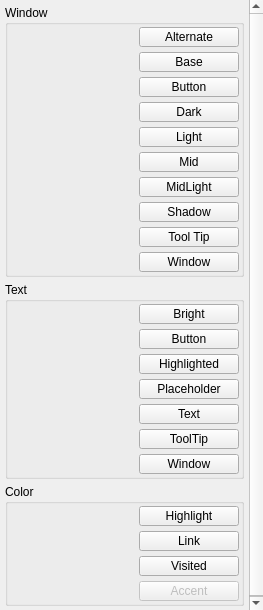
<?xml version="1.0" encoding="UTF-8"?>
<ui version="4.0">
 <class>theme_view_widget</class>
 <widget class="QWidget" name="theme_view_widget">
  <property name="geometry">
   <rect>
    <x>0</x>
    <y>0</y>
    <width>263</width>
    <height>610</height>
   </rect>
  </property>
  <property name="sizePolicy">
   <sizepolicy hsizetype="Ignored" vsizetype="Ignored">
    <horstretch>0</horstretch>
    <verstretch>0</verstretch>
   </sizepolicy>
  </property>
  <layout class="QVBoxLayout" name="picker_widget_layout">
   <property name="spacing">
    <number>0</number>
   </property>
   <property name="leftMargin">
    <number>0</number>
   </property>
   <property name="topMargin">
    <number>0</number>
   </property>
   <property name="rightMargin">
    <number>0</number>
   </property>
   <property name="bottomMargin">
    <number>0</number>
   </property>
   <item>
    <widget class="QScrollArea" name="scroll_area">
     <property name="sizePolicy">
      <sizepolicy hsizetype="Ignored" vsizetype="Ignored">
       <horstretch>0</horstretch>
       <verstretch>0</verstretch>
      </sizepolicy>
     </property>
     <property name="frameShape">
      <enum>QFrame::NoFrame</enum>
     </property>
     <property name="frameShadow">
      <enum>QFrame::Plain</enum>
     </property>
     <property name="lineWidth">
      <number>0</number>
     </property>
     <property name="verticalScrollBarPolicy">
      <enum>Qt::ScrollBarAsNeeded</enum>
     </property>
     <property name="horizontalScrollBarPolicy">
      <enum>Qt::ScrollBarAlwaysOff</enum>
     </property>
     <property name="widgetResizable">
      <bool>true</bool>
     </property>
     <widget class="QWidget" name="contents">
      <property name="geometry">
       <rect>
        <x>0</x>
        <y>0</y>
        <width>263</width>
        <height>610</height>
       </rect>
      </property>
      <layout class="QVBoxLayout" name="contents_layout">
       <property name="spacing">
        <number>5</number>
       </property>
       <property name="leftMargin">
        <number>5</number>
       </property>
       <property name="topMargin">
        <number>5</number>
       </property>
       <property name="rightMargin">
        <number>5</number>
       </property>
       <property name="bottomMargin">
        <number>5</number>
       </property>
       <item>
        <widget class="QGroupBox" name="group_window">
         <property name="sizePolicy">
          <sizepolicy hsizetype="Ignored" vsizetype="Preferred">
           <horstretch>0</horstretch>
           <verstretch>0</verstretch>
          </sizepolicy>
         </property>
         <property name="title">
          <string>Window</string>
         </property>
         <property name="flat">
          <bool>true</bool>
         </property>
         <layout class="QGridLayout" name="group_window_layout">
          <property name="leftMargin">
           <number>2</number>
          </property>
          <property name="topMargin">
           <number>2</number>
          </property>
          <property name="rightMargin">
           <number>2</number>
          </property>
          <property name="bottomMargin">
           <number>2</number>
          </property>
          <property name="spacing">
           <number>5</number>
          </property>
          <item row="0" column="1">
           <widget class="QPushButton" name="window_alternate">
            <property name="sizePolicy">
             <sizepolicy hsizetype="Preferred" vsizetype="Preferred">
              <horstretch>0</horstretch>
              <verstretch>0</verstretch>
             </sizepolicy>
            </property>
            <property name="maximumSize">
             <size>
              <width>100</width>
              <height>20</height>
             </size>
            </property>
            <property name="focusPolicy">
             <enum>Qt::NoFocus</enum>
            </property>
            <property name="text">
             <string>Alternate</string>
            </property>
            <property name="checkable">
             <bool>false</bool>
            </property>
           </widget>
          </item>
          <item row="1" column="0">
           <widget class="QWidget" name="dw_base" native="true">
            <property name="sizePolicy">
             <sizepolicy hsizetype="Ignored" vsizetype="Preferred">
              <horstretch>0</horstretch>
              <verstretch>0</verstretch>
             </sizepolicy>
            </property>
           </widget>
          </item>
          <item row="9" column="0">
           <widget class="QWidget" name="dw_window" native="true">
            <property name="sizePolicy">
             <sizepolicy hsizetype="Ignored" vsizetype="Preferred">
              <horstretch>0</horstretch>
              <verstretch>0</verstretch>
             </sizepolicy>
            </property>
           </widget>
          </item>
          <item row="5" column="1">
           <widget class="QPushButton" name="window_mid">
            <property name="sizePolicy">
             <sizepolicy hsizetype="Preferred" vsizetype="Preferred">
              <horstretch>0</horstretch>
              <verstretch>0</verstretch>
             </sizepolicy>
            </property>
            <property name="maximumSize">
             <size>
              <width>100</width>
              <height>20</height>
             </size>
            </property>
            <property name="focusPolicy">
             <enum>Qt::NoFocus</enum>
            </property>
            <property name="text">
             <string>Mid</string>
            </property>
            <property name="checkable">
             <bool>false</bool>
            </property>
           </widget>
          </item>
          <item row="4" column="1">
           <widget class="QPushButton" name="window_light">
            <property name="sizePolicy">
             <sizepolicy hsizetype="Preferred" vsizetype="Preferred">
              <horstretch>0</horstretch>
              <verstretch>0</verstretch>
             </sizepolicy>
            </property>
            <property name="maximumSize">
             <size>
              <width>100</width>
              <height>20</height>
             </size>
            </property>
            <property name="focusPolicy">
             <enum>Qt::NoFocus</enum>
            </property>
            <property name="text">
             <string>Light</string>
            </property>
            <property name="checkable">
             <bool>false</bool>
            </property>
           </widget>
          </item>
          <item row="3" column="1">
           <widget class="QPushButton" name="window_dark">
            <property name="sizePolicy">
             <sizepolicy hsizetype="Preferred" vsizetype="Preferred">
              <horstretch>0</horstretch>
              <verstretch>0</verstretch>
             </sizepolicy>
            </property>
            <property name="maximumSize">
             <size>
              <width>100</width>
              <height>20</height>
             </size>
            </property>
            <property name="focusPolicy">
             <enum>Qt::NoFocus</enum>
            </property>
            <property name="text">
             <string>Dark</string>
            </property>
            <property name="checkable">
             <bool>false</bool>
            </property>
           </widget>
          </item>
          <item row="2" column="1">
           <widget class="QPushButton" name="window_button">
            <property name="sizePolicy">
             <sizepolicy hsizetype="Preferred" vsizetype="Preferred">
              <horstretch>0</horstretch>
              <verstretch>0</verstretch>
             </sizepolicy>
            </property>
            <property name="maximumSize">
             <size>
              <width>100</width>
              <height>20</height>
             </size>
            </property>
            <property name="focusPolicy">
             <enum>Qt::NoFocus</enum>
            </property>
            <property name="text">
             <string>Button</string>
            </property>
            <property name="checkable">
             <bool>false</bool>
            </property>
           </widget>
          </item>
          <item row="8" column="0">
           <widget class="QWidget" name="dw_tool_tip" native="true">
            <property name="sizePolicy">
             <sizepolicy hsizetype="Ignored" vsizetype="Preferred">
              <horstretch>0</horstretch>
              <verstretch>0</verstretch>
             </sizepolicy>
            </property>
           </widget>
          </item>
          <item row="5" column="0">
           <widget class="QWidget" name="dw_mid" native="true">
            <property name="sizePolicy">
             <sizepolicy hsizetype="Ignored" vsizetype="Preferred">
              <horstretch>0</horstretch>
              <verstretch>0</verstretch>
             </sizepolicy>
            </property>
           </widget>
          </item>
          <item row="8" column="1">
           <widget class="QPushButton" name="window_tool_tip">
            <property name="sizePolicy">
             <sizepolicy hsizetype="Preferred" vsizetype="Preferred">
              <horstretch>0</horstretch>
              <verstretch>0</verstretch>
             </sizepolicy>
            </property>
            <property name="maximumSize">
             <size>
              <width>100</width>
              <height>20</height>
             </size>
            </property>
            <property name="focusPolicy">
             <enum>Qt::NoFocus</enum>
            </property>
            <property name="text">
             <string>Tool Tip</string>
            </property>
            <property name="checkable">
             <bool>false</bool>
            </property>
           </widget>
          </item>
          <item row="1" column="1">
           <widget class="QPushButton" name="window_base">
            <property name="sizePolicy">
             <sizepolicy hsizetype="Preferred" vsizetype="Preferred">
              <horstretch>0</horstretch>
              <verstretch>0</verstretch>
             </sizepolicy>
            </property>
            <property name="maximumSize">
             <size>
              <width>100</width>
              <height>20</height>
             </size>
            </property>
            <property name="focusPolicy">
             <enum>Qt::NoFocus</enum>
            </property>
            <property name="text">
             <string>Base</string>
            </property>
            <property name="checkable">
             <bool>false</bool>
            </property>
           </widget>
          </item>
          <item row="6" column="1">
           <widget class="QPushButton" name="window_midlight">
            <property name="sizePolicy">
             <sizepolicy hsizetype="Preferred" vsizetype="Preferred">
              <horstretch>0</horstretch>
              <verstretch>0</verstretch>
             </sizepolicy>
            </property>
            <property name="maximumSize">
             <size>
              <width>100</width>
              <height>20</height>
             </size>
            </property>
            <property name="focusPolicy">
             <enum>Qt::NoFocus</enum>
            </property>
            <property name="text">
             <string>MidLight</string>
            </property>
            <property name="checkable">
             <bool>false</bool>
            </property>
           </widget>
          </item>
          <item row="3" column="0">
           <widget class="QWidget" name="dw_dark" native="true">
            <property name="sizePolicy">
             <sizepolicy hsizetype="Ignored" vsizetype="Preferred">
              <horstretch>0</horstretch>
              <verstretch>0</verstretch>
             </sizepolicy>
            </property>
           </widget>
          </item>
          <item row="9" column="1">
           <widget class="QPushButton" name="window_window">
            <property name="sizePolicy">
             <sizepolicy hsizetype="Preferred" vsizetype="Preferred">
              <horstretch>0</horstretch>
              <verstretch>0</verstretch>
             </sizepolicy>
            </property>
            <property name="maximumSize">
             <size>
              <width>100</width>
              <height>20</height>
             </size>
            </property>
            <property name="focusPolicy">
             <enum>Qt::NoFocus</enum>
            </property>
            <property name="text">
             <string>Window</string>
            </property>
            <property name="checkable">
             <bool>false</bool>
            </property>
           </widget>
          </item>
          <item row="7" column="0">
           <widget class="QWidget" name="dw_shadow" native="true">
            <property name="sizePolicy">
             <sizepolicy hsizetype="Ignored" vsizetype="Preferred">
              <horstretch>0</horstretch>
              <verstretch>0</verstretch>
             </sizepolicy>
            </property>
           </widget>
          </item>
          <item row="2" column="0">
           <widget class="QWidget" name="dw_button" native="true">
            <property name="sizePolicy">
             <sizepolicy hsizetype="Ignored" vsizetype="Preferred">
              <horstretch>0</horstretch>
              <verstretch>0</verstretch>
             </sizepolicy>
            </property>
           </widget>
          </item>
          <item row="4" column="0">
           <widget class="QWidget" name="dw_light" native="true">
            <property name="sizePolicy">
             <sizepolicy hsizetype="Ignored" vsizetype="Preferred">
              <horstretch>0</horstretch>
              <verstretch>0</verstretch>
             </sizepolicy>
            </property>
           </widget>
          </item>
          <item row="6" column="0">
           <widget class="QWidget" name="dw_midlight" native="true">
            <property name="sizePolicy">
             <sizepolicy hsizetype="Ignored" vsizetype="Preferred">
              <horstretch>0</horstretch>
              <verstretch>0</verstretch>
             </sizepolicy>
            </property>
           </widget>
          </item>
          <item row="7" column="1">
           <widget class="QPushButton" name="window_shadow">
            <property name="sizePolicy">
             <sizepolicy hsizetype="Preferred" vsizetype="Preferred">
              <horstretch>0</horstretch>
              <verstretch>0</verstretch>
             </sizepolicy>
            </property>
            <property name="maximumSize">
             <size>
              <width>100</width>
              <height>20</height>
             </size>
            </property>
            <property name="focusPolicy">
             <enum>Qt::NoFocus</enum>
            </property>
            <property name="text">
             <string>Shadow</string>
            </property>
            <property name="checkable">
             <bool>false</bool>
            </property>
           </widget>
          </item>
          <item row="0" column="0">
           <widget class="QWidget" name="dw_alternate" native="true">
            <property name="sizePolicy">
             <sizepolicy hsizetype="Ignored" vsizetype="Preferred">
              <horstretch>0</horstretch>
              <verstretch>0</verstretch>
             </sizepolicy>
            </property>
           </widget>
          </item>
         </layout>
        </widget>
       </item>
       <item>
        <widget class="QGroupBox" name="group_text">
         <property name="sizePolicy">
          <sizepolicy hsizetype="Ignored" vsizetype="Preferred">
           <horstretch>0</horstretch>
           <verstretch>0</verstretch>
          </sizepolicy>
         </property>
         <property name="title">
          <string>Text</string>
         </property>
         <property name="flat">
          <bool>true</bool>
         </property>
         <layout class="QGridLayout" name="group_text_layout">
          <property name="leftMargin">
           <number>2</number>
          </property>
          <property name="topMargin">
           <number>2</number>
          </property>
          <property name="rightMargin">
           <number>2</number>
          </property>
          <property name="bottomMargin">
           <number>2</number>
          </property>
          <property name="spacing">
           <number>5</number>
          </property>
          <item row="2" column="1">
           <widget class="QPushButton" name="text_highlighted">
            <property name="sizePolicy">
             <sizepolicy hsizetype="Preferred" vsizetype="Preferred">
              <horstretch>0</horstretch>
              <verstretch>0</verstretch>
             </sizepolicy>
            </property>
            <property name="maximumSize">
             <size>
              <width>100</width>
              <height>20</height>
             </size>
            </property>
            <property name="focusPolicy">
             <enum>Qt::NoFocus</enum>
            </property>
            <property name="text">
             <string>Highlighted</string>
            </property>
            <property name="checkable">
             <bool>false</bool>
            </property>
           </widget>
          </item>
          <item row="0" column="1">
           <widget class="QPushButton" name="text_bright">
            <property name="sizePolicy">
             <sizepolicy hsizetype="Preferred" vsizetype="Preferred">
              <horstretch>0</horstretch>
              <verstretch>0</verstretch>
             </sizepolicy>
            </property>
            <property name="maximumSize">
             <size>
              <width>100</width>
              <height>20</height>
             </size>
            </property>
            <property name="focusPolicy">
             <enum>Qt::NoFocus</enum>
            </property>
            <property name="text">
             <string>Bright</string>
            </property>
            <property name="checkable">
             <bool>false</bool>
            </property>
           </widget>
          </item>
          <item row="3" column="0">
           <widget class="QWidget" name="dt_placeholder" native="true">
            <property name="sizePolicy">
             <sizepolicy hsizetype="Ignored" vsizetype="Preferred">
              <horstretch>0</horstretch>
              <verstretch>0</verstretch>
             </sizepolicy>
            </property>
           </widget>
          </item>
          <item row="2" column="0">
           <widget class="QWidget" name="dt_highlighted" native="true">
            <property name="sizePolicy">
             <sizepolicy hsizetype="Ignored" vsizetype="Preferred">
              <horstretch>0</horstretch>
              <verstretch>0</verstretch>
             </sizepolicy>
            </property>
           </widget>
          </item>
          <item row="6" column="0">
           <widget class="QWidget" name="dt_window" native="true">
            <property name="sizePolicy">
             <sizepolicy hsizetype="Ignored" vsizetype="Preferred">
              <horstretch>0</horstretch>
              <verstretch>0</verstretch>
             </sizepolicy>
            </property>
           </widget>
          </item>
          <item row="4" column="0">
           <widget class="QWidget" name="dt_text" native="true">
            <property name="sizePolicy">
             <sizepolicy hsizetype="Ignored" vsizetype="Preferred">
              <horstretch>0</horstretch>
              <verstretch>0</verstretch>
             </sizepolicy>
            </property>
           </widget>
          </item>
          <item row="6" column="1">
           <widget class="QPushButton" name="text_window">
            <property name="sizePolicy">
             <sizepolicy hsizetype="Preferred" vsizetype="Preferred">
              <horstretch>0</horstretch>
              <verstretch>0</verstretch>
             </sizepolicy>
            </property>
            <property name="maximumSize">
             <size>
              <width>100</width>
              <height>20</height>
             </size>
            </property>
            <property name="focusPolicy">
             <enum>Qt::NoFocus</enum>
            </property>
            <property name="text">
             <string>Window</string>
            </property>
            <property name="checkable">
             <bool>false</bool>
            </property>
           </widget>
          </item>
          <item row="5" column="0">
           <widget class="QWidget" name="dt_tool_tip" native="true">
            <property name="sizePolicy">
             <sizepolicy hsizetype="Ignored" vsizetype="Preferred">
              <horstretch>0</horstretch>
              <verstretch>0</verstretch>
             </sizepolicy>
            </property>
           </widget>
          </item>
          <item row="4" column="1">
           <widget class="QPushButton" name="text_text">
            <property name="sizePolicy">
             <sizepolicy hsizetype="Preferred" vsizetype="Preferred">
              <horstretch>0</horstretch>
              <verstretch>0</verstretch>
             </sizepolicy>
            </property>
            <property name="maximumSize">
             <size>
              <width>100</width>
              <height>20</height>
             </size>
            </property>
            <property name="focusPolicy">
             <enum>Qt::NoFocus</enum>
            </property>
            <property name="text">
             <string>Text</string>
            </property>
            <property name="checkable">
             <bool>false</bool>
            </property>
           </widget>
          </item>
          <item row="0" column="0">
           <widget class="QWidget" name="dt_bright" native="true">
            <property name="sizePolicy">
             <sizepolicy hsizetype="Ignored" vsizetype="Preferred">
              <horstretch>0</horstretch>
              <verstretch>0</verstretch>
             </sizepolicy>
            </property>
           </widget>
          </item>
          <item row="1" column="1">
           <widget class="QPushButton" name="text_button">
            <property name="sizePolicy">
             <sizepolicy hsizetype="Preferred" vsizetype="Preferred">
              <horstretch>0</horstretch>
              <verstretch>0</verstretch>
             </sizepolicy>
            </property>
            <property name="maximumSize">
             <size>
              <width>100</width>
              <height>20</height>
             </size>
            </property>
            <property name="focusPolicy">
             <enum>Qt::NoFocus</enum>
            </property>
            <property name="text">
             <string>Button</string>
            </property>
            <property name="checkable">
             <bool>false</bool>
            </property>
           </widget>
          </item>
          <item row="5" column="1">
           <widget class="QPushButton" name="text_tool_tip">
            <property name="sizePolicy">
             <sizepolicy hsizetype="Preferred" vsizetype="Preferred">
              <horstretch>0</horstretch>
              <verstretch>0</verstretch>
             </sizepolicy>
            </property>
            <property name="maximumSize">
             <size>
              <width>100</width>
              <height>20</height>
             </size>
            </property>
            <property name="focusPolicy">
             <enum>Qt::NoFocus</enum>
            </property>
            <property name="text">
             <string>ToolTip</string>
            </property>
            <property name="checkable">
             <bool>false</bool>
            </property>
           </widget>
          </item>
          <item row="3" column="1">
           <widget class="QPushButton" name="text_placeholder">
            <property name="sizePolicy">
             <sizepolicy hsizetype="Preferred" vsizetype="Preferred">
              <horstretch>0</horstretch>
              <verstretch>0</verstretch>
             </sizepolicy>
            </property>
            <property name="maximumSize">
             <size>
              <width>100</width>
              <height>20</height>
             </size>
            </property>
            <property name="focusPolicy">
             <enum>Qt::NoFocus</enum>
            </property>
            <property name="text">
             <string>Placeholder</string>
            </property>
            <property name="checkable">
             <bool>false</bool>
            </property>
           </widget>
          </item>
          <item row="1" column="0">
           <widget class="QWidget" name="dt_button" native="true">
            <property name="sizePolicy">
             <sizepolicy hsizetype="Ignored" vsizetype="Preferred">
              <horstretch>0</horstretch>
              <verstretch>0</verstretch>
             </sizepolicy>
            </property>
           </widget>
          </item>
         </layout>
        </widget>
       </item>
       <item>
        <widget class="QGroupBox" name="group_color">
         <property name="sizePolicy">
          <sizepolicy hsizetype="Ignored" vsizetype="Preferred">
           <horstretch>0</horstretch>
           <verstretch>0</verstretch>
          </sizepolicy>
         </property>
         <property name="title">
          <string>Color</string>
         </property>
         <property name="flat">
          <bool>true</bool>
         </property>
         <layout class="QGridLayout" name="group_color_layout">
          <property name="leftMargin">
           <number>2</number>
          </property>
          <property name="topMargin">
           <number>2</number>
          </property>
          <property name="rightMargin">
           <number>2</number>
          </property>
          <property name="bottomMargin">
           <number>2</number>
          </property>
          <property name="spacing">
           <number>5</number>
          </property>
          <item row="2" column="0">
           <widget class="QWidget" name="dc_visited" native="true">
            <property name="sizePolicy">
             <sizepolicy hsizetype="Ignored" vsizetype="Preferred">
              <horstretch>0</horstretch>
              <verstretch>0</verstretch>
             </sizepolicy>
            </property>
           </widget>
          </item>
          <item row="3" column="0">
           <widget class="QWidget" name="dc_accent" native="true">
            <property name="enabled">
             <bool>false</bool>
            </property>
            <property name="sizePolicy">
             <sizepolicy hsizetype="Ignored" vsizetype="Preferred">
              <horstretch>0</horstretch>
              <verstretch>0</verstretch>
             </sizepolicy>
            </property>
           </widget>
          </item>
          <item row="1" column="0">
           <widget class="QWidget" name="dc_link" native="true">
            <property name="sizePolicy">
             <sizepolicy hsizetype="Ignored" vsizetype="Preferred">
              <horstretch>0</horstretch>
              <verstretch>0</verstretch>
             </sizepolicy>
            </property>
           </widget>
          </item>
          <item row="1" column="1">
           <widget class="QPushButton" name="color_link">
            <property name="sizePolicy">
             <sizepolicy hsizetype="Preferred" vsizetype="Preferred">
              <horstretch>0</horstretch>
              <verstretch>0</verstretch>
             </sizepolicy>
            </property>
            <property name="maximumSize">
             <size>
              <width>100</width>
              <height>20</height>
             </size>
            </property>
            <property name="focusPolicy">
             <enum>Qt::NoFocus</enum>
            </property>
            <property name="text">
             <string>Link</string>
            </property>
            <property name="checkable">
             <bool>false</bool>
            </property>
           </widget>
          </item>
          <item row="3" column="1">
           <widget class="QPushButton" name="color_accent">
            <property name="enabled">
             <bool>false</bool>
            </property>
            <property name="sizePolicy">
             <sizepolicy hsizetype="Preferred" vsizetype="Preferred">
              <horstretch>0</horstretch>
              <verstretch>0</verstretch>
             </sizepolicy>
            </property>
            <property name="maximumSize">
             <size>
              <width>100</width>
              <height>20</height>
             </size>
            </property>
            <property name="focusPolicy">
             <enum>Qt::NoFocus</enum>
            </property>
            <property name="text">
             <string>Accent</string>
            </property>
            <property name="checkable">
             <bool>false</bool>
            </property>
           </widget>
          </item>
          <item row="2" column="1">
           <widget class="QPushButton" name="color_visited">
            <property name="sizePolicy">
             <sizepolicy hsizetype="Preferred" vsizetype="Preferred">
              <horstretch>0</horstretch>
              <verstretch>0</verstretch>
             </sizepolicy>
            </property>
            <property name="maximumSize">
             <size>
              <width>100</width>
              <height>20</height>
             </size>
            </property>
            <property name="focusPolicy">
             <enum>Qt::NoFocus</enum>
            </property>
            <property name="text">
             <string>Visited</string>
            </property>
            <property name="checkable">
             <bool>false</bool>
            </property>
           </widget>
          </item>
          <item row="0" column="1">
           <widget class="QPushButton" name="color_highlight">
            <property name="sizePolicy">
             <sizepolicy hsizetype="Preferred" vsizetype="Preferred">
              <horstretch>0</horstretch>
              <verstretch>0</verstretch>
             </sizepolicy>
            </property>
            <property name="maximumSize">
             <size>
              <width>100</width>
              <height>20</height>
             </size>
            </property>
            <property name="focusPolicy">
             <enum>Qt::NoFocus</enum>
            </property>
            <property name="text">
             <string>Highlight</string>
            </property>
            <property name="checkable">
             <bool>false</bool>
            </property>
           </widget>
          </item>
          <item row="0" column="0">
           <widget class="QWidget" name="dc_highlight" native="true">
            <property name="sizePolicy">
             <sizepolicy hsizetype="Ignored" vsizetype="Preferred">
              <horstretch>0</horstretch>
              <verstretch>0</verstretch>
             </sizepolicy>
            </property>
           </widget>
          </item>
         </layout>
        </widget>
       </item>
       <item>
        <spacer name="vertical_spacer">
         <property name="orientation">
          <enum>Qt::Vertical</enum>
         </property>
         <property name="sizeType">
          <enum>QSizePolicy::Expanding</enum>
         </property>
         <property name="sizeHint" stdset="0">
          <size>
           <width>0</width>
           <height>21</height>
          </size>
         </property>
        </spacer>
       </item>
      </layout>
     </widget>
    </widget>
   </item>
  </layout>
 </widget>
 <resources/>
 <connections/>
</ui>
